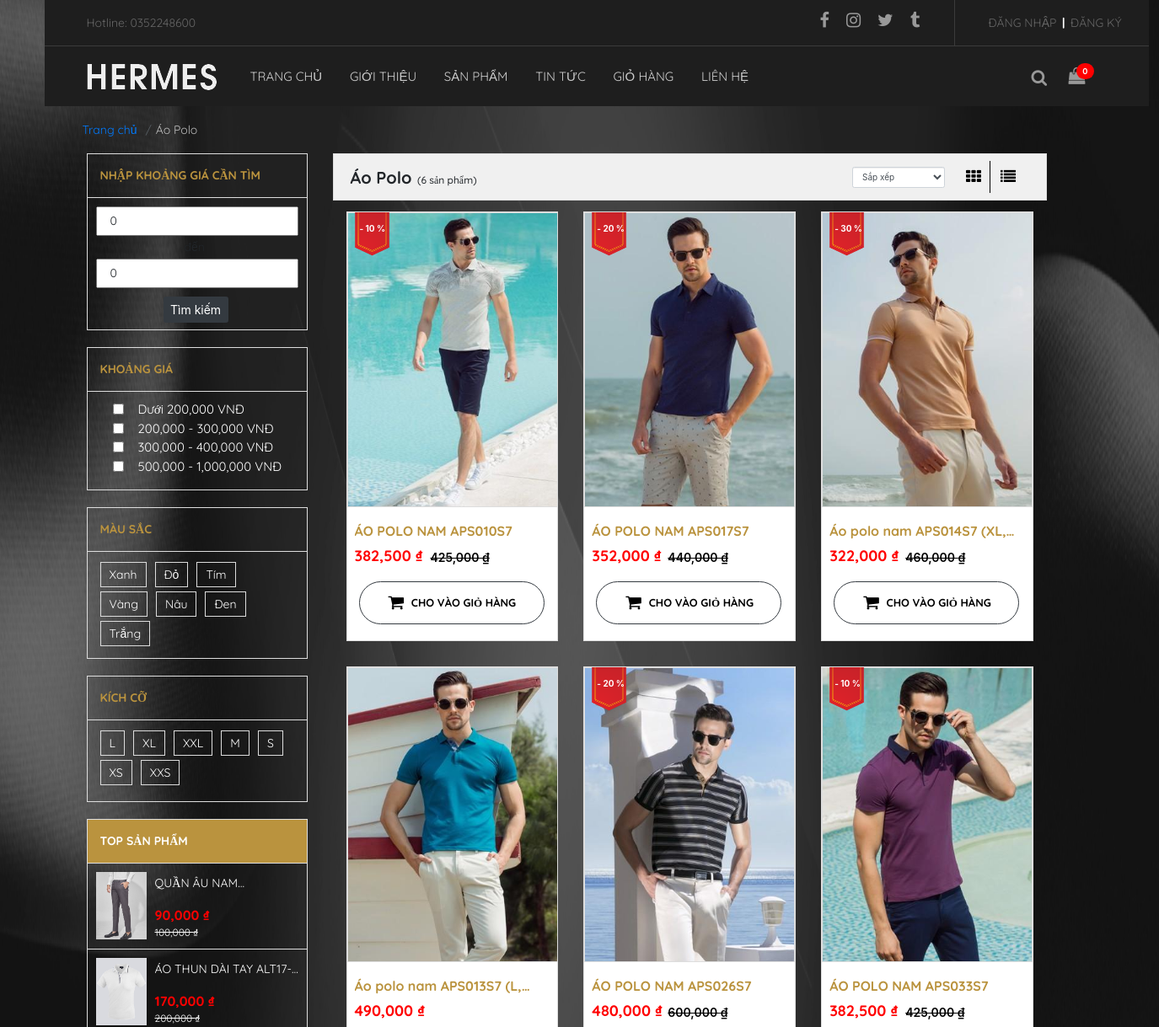
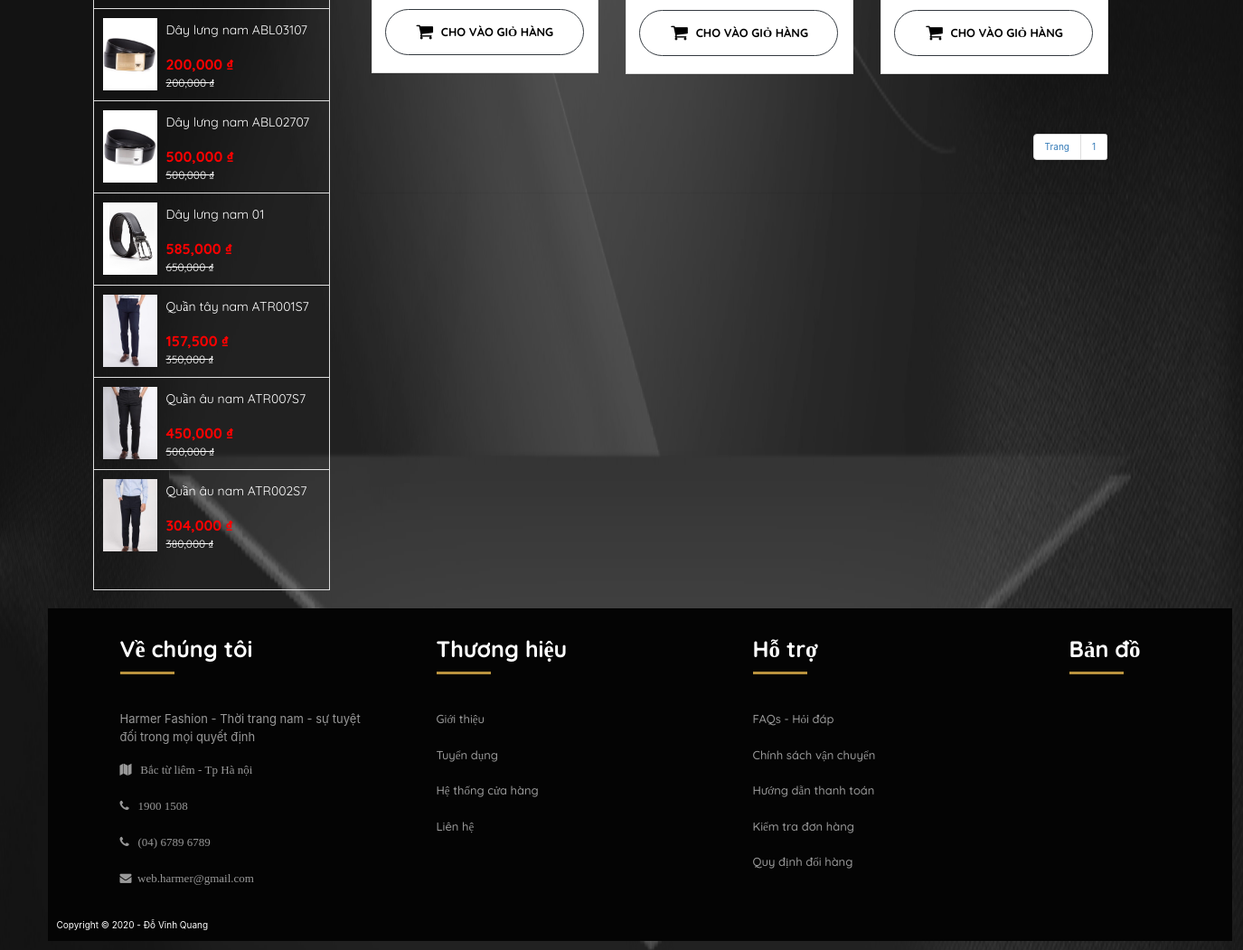
Screenshot of /products/subcategory/23/Áo Polo.html with the database file from the repository (2 pictures, top to bottom).
### tables this page shows
CREATE TABLE `categories` (
  `id` int(11) NOT NULL,
  `parent_id` int(11) NOT NULL,
  `name` varchar(500) NOT NULL,
  `description` text NOT NULL,
  `displayhomepage` int(11) NOT NULL
);

CREATE TABLE `products` (
  `id` int(11) NOT NULL,
  `name` varchar(500) NOT NULL,
  `description` varchar(4000) NOT NULL,
  `content` text NOT NULL,
  `shortdescription` varchar(500) NOT NULL,
  `hot` int(11) NOT NULL DEFAULT '0',
  `photo` varchar(500) NOT NULL,
  `price` float NOT NULL,
  `pricediscount` float NOT NULL,
  `discount` int(11) NOT NULL,
  `category_id` int(11) NOT NULL,
  `img1` varchar(500) NOT NULL,
  `img2` varchar(500) NOT NULL,
  `color` varchar(500) NOT NULL,
  `material` varchar(500) NOT NULL,
  `madein` varchar(500) NOT NULL,
  `size` varchar(500) NOT NULL
);

### controllers/ProductsController.php (called while the page is built, shortened)
<?php
	include "models/ProductsModel.php";
	class ProductsController extends Controller
	{
		public function category()
		{
		$id = isset($_GET['id']) && $_GET['id'] > 0 ? $_GET['id']:0;
		$recordPerPage = 9;
		$numPage = ceil($this->modelTotalRecord()/$recordPerPage);
		$data  = $this->modelRead($recordPerPage);
		$this->loadView("CategoryProductsView.php",["data"=>$data,"numPage"=>$numPage,"id"=>$id]);
		}
	}
 ?>

### models/ProductsModel.php (called while the page is built, shortened)
<?php
trait ProductsModel{
		public function modelRead($recordPerPage){
			$category_id = $_GET['id'] ? $_GET['id'] : 0;
			$page = isset($_GET["p"])&& $_GET["p"] > 0 ? $_GET["p"]-1 : 0;
			$from = $page * $recordPerPage;
			$sqlOrder = "";
			$order = isset($_GET["order"]) ? $_GET["order"]:"";
			switch ($order) {
				default:
					$sqlOrder = "order by id desc";
					break;
			}
			$conn = Connection::getInstance();
			$query = $conn->query("select * from products where category_id=$category_id $sqlOrder limit $from, $recordPerPage");
			return $query->fetchAll();
		}
		public function modelTotalRecord(){
			$category_id = $_GET['id'] ? $_GET['id'] : 0;
			$conn = Connection::getInstance();
			$query = $conn->query("select * from products where category_id = $category_id");
			return $query->rowCount();
		}
		public function modelGetCategory($category_id)
		{
			$conn = Connection::getInstance();
		    $query = $conn->query("select * from categories where id = $category_id");
			return $query->fetch();
		}
			public function modelHotProduct(){
			$conn = Connection::getInstance();
			$query = $conn->query("select * from products order by id desc limit 0,8");
			return $query->fetchAll();
		}
}
 ?>

### application/Unicode.php (called while the page is built)
<?php
class Unicode{
  static function removeUnicode ($str){
        $unicode = array(
            'a'=>'á|à|ả|ã|ạ|ă|ắ|ặ|ằ|ẳ|ẵ|â|ấ|ầ|ẩ|ẫ|ậ',
            'd'=>'đ',
            'e'=>'é|è|ẻ|ẽ|ẹ|ê|ế|ề|ể|ễ|ệ',
            'i'=>'í|ì|ỉ|ĩ|ị',
            'o'=>'ó|ò|ỏ|õ|ọ|ô|ố|ồ|ổ|ỗ|ộ|ơ|ớ|ờ|ở|ỡ|ợ',
            'u'=>'ú|ù|ủ|ũ|ụ|ư|ứ|ừ|ử|ữ|ự',
            'y'=>'ý|ỳ|ỷ|ỹ|ỵ',
      'A'=>'Á|À|Ả|Ã|Ạ|Ă|Ắ|Ặ|Ằ|Ẳ|Ẵ|Â|Ấ|Ầ|Ẩ|Ẫ|Ậ',
            'D'=>'Đ',
            'E'=>'É|È|Ẻ|Ẽ|Ẹ|Ê|Ế|Ề|Ể|Ễ|Ệ',
            'I'=>'Í|Ì|Ỉ|Ĩ|Ị',
            'O'=>'Ó|Ò|Ỏ|Õ|Ọ|Ô|Ố|Ồ|Ổ|Ỗ|Ộ|Ơ|Ớ|Ờ|Ở|Ỡ|Ợ',
            'U'=>'Ú|Ù|Ủ|Ũ|Ụ|Ư|Ứ|Ừ|Ử|Ữ|Ự',
            'Y'=>'Ý|Ỳ|Ỷ|Ỹ|Ỵ',
        );
       foreach($unicode as $nonUnicode=>$uni){
            $str = preg_replace("/($uni)/i", $nonUnicode, $str);
       }
       $str = str_replace(",", "", $str);
       $str = str_replace(".", "", $str);
       $str = str_replace(" ", "-", $str);
       $str = str_replace("?", "", $str);
       $str = strtolower($str);
       return $str;
    }
}
?>

### views/CategoryProductsView.php (the view, shortened to what this page needs)
 <div class="body">
        <div class="body-breadcrumb">
<ol class="breadcrumb">
  <li class="breadcrumb-item"><a href="index.php">Trang chủ</a></li>
  <li class="breadcrumb-item active" aria-current="page"><?php
                    $category = $this->modelGetCategory($id);
                    echo isset($category->name) ? $category->name : "";
                   ?></li>
</ol>
        </div>
        <div class="main">
            <div class="left">
                <div style="height: 210px;" class="item_search-box2 price-search">
                    <a style="color: #ba933e;" class="title-left">NHẬP KHOẢNG GIÁ CẦN TÌM</a>
                    <div style="padding: 10px;" class="input-group">
                    <input  type="number" min="0" value="0" id="fromPrice" name="" placeholder="Thấp nhất">
                    <div style="font-family: 'Quicksand', sans-serif;font-size: 14px;padding-top: 3px;padding-bottom: 3px;margin-left: 105px;">đến</div>
                    <input type="number" min="0" value="0" id="toPrice" name="" placeholder="Cao nhất">
                    <a title="Tìm kiếm theo giá" style="color: white;margin-top: 10px;margin-left: 80px;font-size: 14px;" class="btn btn-dark submit-search" onclick="location.href = 'search/fromPrice=' + document.getElementById('fromPrice').value + '&toPrice=' + document.getElementById('toPrice').value+'.html';">Tìm kiếm</a>
                </div>
                </div>
           <div style="height: 170px;" class="item_search-box2">
                    <a style="color: #ba933e;" class="title-left">KHOẢNG GIÁ</a>
       <div class="checkbox">
 <input  onclick="location.href='search/fromPrice=0&toPrice=200000.html'" class="" type="checkbox" id="1" name="1" value="">
  <label for="1">Dưới 200,000 VNĐ</label><br>
  <input  onclick="location.href='search/fromPrice=200000&toPrice=300000.html'" type="checkbox" id="2" name="2" value="">
  <label for="2">200,000 - 300,000 VNĐ</label><br>
  <input  onclick="location.href='search/fromPrice=300000&toPrice=400000.html'" type="checkbox" id="3" name="3" value="">
  <label for="3">300,000 - 400,000 VNĐ</label><br>
  <input  onclick="location.href='search/fromPrice=500000&toPrice=1000000.html'" type="checkbox" id="4" name="3" value="">
  <label for="4">500,000 - 1,000,000 VNĐ</label><br>
                </div>
                </div>
<div style="height: 180px;" class="item_search-box3">
                    <a class="title-left" style="color: #ba933e;">MÀU SẮC</a>
<div class="color" style="margin-top:15px;">
                <ul>
                    <li>
                        <a href="search/color=Xanh.html">Xanh</a>
                    </li>
                       <li>
                        <a href="search/color=Đỏ.html">Đỏ</a>
                    </li>
                     <li>
                        <a href="search/color=Tím.html">Tím</a>
                    </li>
                     <li>
                        <a href="search/color=Vàng.html">Vàng</a>
                    </li>
                     <li>
                        <a href="search/color=Nâu.html">Nâu</a>
                    </li>
                     <li>
                        <a href="search/color=Đen.html">Đen</a>
                    </li>
                     <li>
                        <a href="search/color=Trắng.html">Trắng</a>
                    </li>
                </ul>
                </div>
                </div>
<div style="height: 150px;" class="item_search-box3">
                    <a class="title-left" style="color: #ba933e;">KÍCH CỠ</a>
<div class="color" style="margin-top:15px;">
                <ul>
                    <li>
                        <a href="search/size=L.html">L</a>
                    </li>
                       <li>
                        <a href="search/size=XL.html">XL</a>
                    </li>
                     <li>
                        <a href="search/size=XXL.html">XXL</a>
                    </li>
                     <li>
                        <a href="search/size=M.html">M</a>
                    </li>
                     <li>
                        <a href="search/size=S.html">S</a>
                    </li>
                     <li>
                        <a href="search/size=XS.html">XS</a>
                    </li>
                     <li>
                        <a href="search/size=XXS.html">XXS</a>
                    </li>
                </ul>
                </div>
                </div>
   <div class="hot-product" style="height:900px;">
                        <a style="color:white;" class="title-left" >TOP SẢN PHẨM</a>
                        <div class="list-hot-product">
                            <ul>
                                <?php
                                $hotproduct = $this->modelHotProduct();
                                 ?>
                                 <?php foreach ($hotproduct as $hotrows): ?>
                                     <li>
                                    <div class="product-img1">
                                        <a href="products/detail/<?php echo $hotrows->id; ?>/<?php echo Unicode::removeUnicode($hotrows->name); ?>.html"><img style="object-fit: cover;" src="assets/upload/products/<?php echo $hotrows->photo; ?>" alt=""></a>
                                    <div class="product-hot-title">
                                        <a style="color: white;
                                          -webkit-line-clamp: 1;
                                          -webkit-box-orient: vertical;
                                          overflow: hidden;
                                          display: -webkit-box;"
                                        href="products/detail/<?php echo $hotrows->id; ?>/<?php echo Unicode::removeUnicode($hotrows->name); ?>.html">
                                        <?php
                                        echo $hotrows->name;
                                         ?></a>
                                         <div class="gia">
                                         <div class="price5" style="color:red;font-size: 16px;font-weight: bold;">
                                             <?php echo number_format($hotrows->price - ($hotrows->price * $hotrows->discount)/100); ?> ₫
                                        </div>
                                        <div class="price-before1" style="text-decoration: line-through;font-size: 12px;color: white;">
                                         <?php echo number_format($hotrows->price); ?> ₫
                                        </div>
                                    </div>
                                    </div>
                                    </div>
                                </li>
                                 <?php endforeach ?>
                        </ul>
                        </div>
                </div>
    </div>
            <div class="right">
               <div class="top-right">
                <div class="top-list-product">
                    <?php
                    $sosp = $this->modelTotalRecord();
                     ?>
                    <div class="title-list-product">
                    <h2><?php
                    $category = $this->modelGetCategory($id);
                    echo isset($category->name) ? $category->name : "";
                   ?></h2>
                    <h1 class="sosanpham">&nbsp; (<?php
                        echo $sosp;
                     ?> sản phẩm)</h1>
                    </div>
 <div style="margin-top: 15px;margin-left: 600px;position: absolute;z-index: 1;" class="col-md-2 text-right">
                <select class="form-control" onchange="location.href = 'subcategory-sort-order=<?php echo $id; ?>-'+this.value+'.html';">
                  <option value="0">Sắp xếp</option>
                </select>
              </div>
 <div class="container">
    <div class="row">
        <div class="col-lg-12 my-3">
            <div class="pull-right">
                <div class="btn-group">
                    <button style="background: none;border: 0px;outline: none;" id="list">
                       <i style="color: black;font-size: 18px;border-right: 1px solid black;padding: 10px;" class="fa fa-th"></i>
                    </button>
                    <button style="background: none;border: 0px;outline: none;"  id="grid">
                        <i style="color: black;font-size: 18px;" class="fa fa-list"></i>
                    </button>
                </div>
            </div>
        </div>
    </div>
<?php if (($this->modelTotalRecord()) != 0): ?>
    <div id="products" class="row view-group">
                <?php foreach ($data as $rows): ?>
                   <div class="item col-xs-4 col-lg-4">
                    <div class="thumbnail card list-product-content" style="position: relative;">
                          <?php if ($rows->discount > 0 ): ?>
          <span class="discount-price">
            - <?php
            echo $rows->discount;
             ?> %
          </span>
            <div class="icon-theme">
                <img style="width: 75px;height: 60px;" src="assets/frontend/images/icon-theme1.png">
            </div>
            <?php endif ?>
                        <div style="height: 350px;" class="img-event product-img">
                            <a href="products/detail/<?php echo $rows->id; ?>/<?php echo Unicode::removeUnicode($rows->name); ?>.html"><img style="height: 350px;object-fit: cover;" class="group list-group-image img-fluid" src="assets/upload/products/<?php echo $rows->photo; ?>" alt="" /></a>
                        </div>
                        <div class="caption card-body">
                            <a href="products/detail/<?php echo $rows->id; ?>/<?php echo Unicode::removeUnicode($rows->name); ?>.html"><?php
                              echo $rows->name;
                               ?></a>
                            <div class="row">
                                <div class="col-xs-12 col-md-12">
                                    <p class="lead">
                                       <?php echo number_format($rows->price - ($rows->price * $rows->discount)/100); ?> ₫</p>
                                </div>
                                     <?php if ($rows->discount > 0): ?>
                     <div class="col-xs-12">
                                    <p class="price">
                                       <?php echo number_format($rows->price)?> ₫</p>
                                </div>
                    <?php
                  elseif($rows->discount == 0):
                     ?>
                  <?php endif ?>
                                     <div class="buy-product-btn">
                                    <div class="icon-shop">
                                            <i class="fa fa-shopping-cart"></i>
                                    </div>
                            <a href="index.php?controller=cart&action=create&id=<?php echo $rows->id; ?>"><button type="button" class="btn btn-outline-dark">CHO VÀO GIỎ HÀNG</button></a>
                                </div>
                            </div>
                        </div>
                    </div>
                </div>
                 <?php endforeach ?>
            </div>
            <?php elseif(($this->modelTotalRecord()) == 0): ?>
            <div style="text-align: center;font-size: 16px;font-family: 'Quicksand', sans-serif;color: white;">Chưa có sản phẩm</div>
            <?php endif ?>
</div>
<?php if (($this->modelTotalRecord()) != 0): ?>
              <div class="number-page">
                <section class="panel">
            <div class="panel-body">
                <div class="pull-right">
                    <ul class="pagination">
                    <li class="page-item"><span>Trang</span></li>
  <?php
    $page = isset($_GET["p"])? $_GET["p"]:0;
     ?>
                   <?php for($i = 1; $i <= $numPage; $i++): ?>
                    <li class="page-item">
                    <?php if($page == $i): ?>
                        <a style="background:#6c757d;color: white;" class="page-link" href="subcategory/page=<?php echo $id; ?>-<?php echo $i; ?>.html"><?php echo $i; ?></a>
                        <?php elseif($page != $i): ?>
                    <a class="page-link" href="subcategory/page=<?php echo $id; ?>-<?php echo $i; ?>.html"><?php echo $i; ?></a>
                   <?php endif ?>
                    </li>
                  <?php endfor; ?>
                  </ul>
                </div>
            </div>
        </section>
              </div>
              <?php elseif(($this->modelTotalRecord()) == 0): ?>
               <div class="number-page"></div>
               <?php
           endif;
                ?>
        </div>
      </div>

### rows the page displays
categories: name "Áo Polo"
products: photo (picture), name "QUẦN ÂU…", $hotrows->price - ($hotrows->price * $hotrows->discount)/100 "90,000", price "100,000"
products: photo (picture), name "ÁO THUN DÀI…", $hotrows->price - ($hotrows->price * $hotrows->discount)/100 "170,000", price "200,000"
products: photo (picture), name "Dây lưng nam ABL03107", $hotrows->price - ($hotrows->price * $hotrows->discount)/100 "200,000", price "200,000"
products: photo (picture), name "Dây lưng nam ABL02707", $hotrows->price - ($hotrows->price * $hotrows->discount)/100 "500,000", price "500,000"
products: photo (picture), name "Dây lưng nam 01", $hotrows->price - ($hotrows->price * $hotrows->discount)/100 "585,000", price "650,000"
products: photo (picture), name "Quần tây nam ATR001S7", $hotrows->price - ($hotrows->price * $hotrows->discount)/100 "157,500", price "350,000"
products: photo (picture), name "Quần âu nam ATR007S7", $hotrows->price - ($hotrows->price * $hotrows->discount)/100 "450,000", price "500,000"
products: photo (picture), name "Quần âu nam ATR002S7", $hotrows->price - ($hotrows->price * $hotrows->discount)/100 "304,000", price "380,000"
products: discount "10", photo (picture), name "ÁO POLO NAM APS010S7", $rows->price - ($rows->price * $rows->discount)/100 "382,500", price "425,000"
products: discount "20", photo (picture), name "ÁO POLO NAM APS017S7", $rows->price - ($rows->price * $rows->discount)/100 "352,000", price "440,000"
products: discount "30", photo (picture), name "Áo polo nam APS014S7…", $rows->price - ($rows->price * $rows->discount)/100 "322,000", price "460,000"
products: photo (picture), name "Áo polo nam APS013S7…", $rows->price - ($rows->price * $rows->discount)/100 "490,000"
products: discount "20", photo (picture), name "ÁO POLO NAM APS026S7", $rows->price - ($rows->price * $rows->discount)/100 "480,000", price "600,000"
products: discount "10", photo (picture), name "ÁO POLO NAM APS033S7", $rows->price - ($rows->price * $rows->discount)/100 "382,500", price "425,000"

### other values shown
$ProductsNumberCart "0"
$sosp "6"
